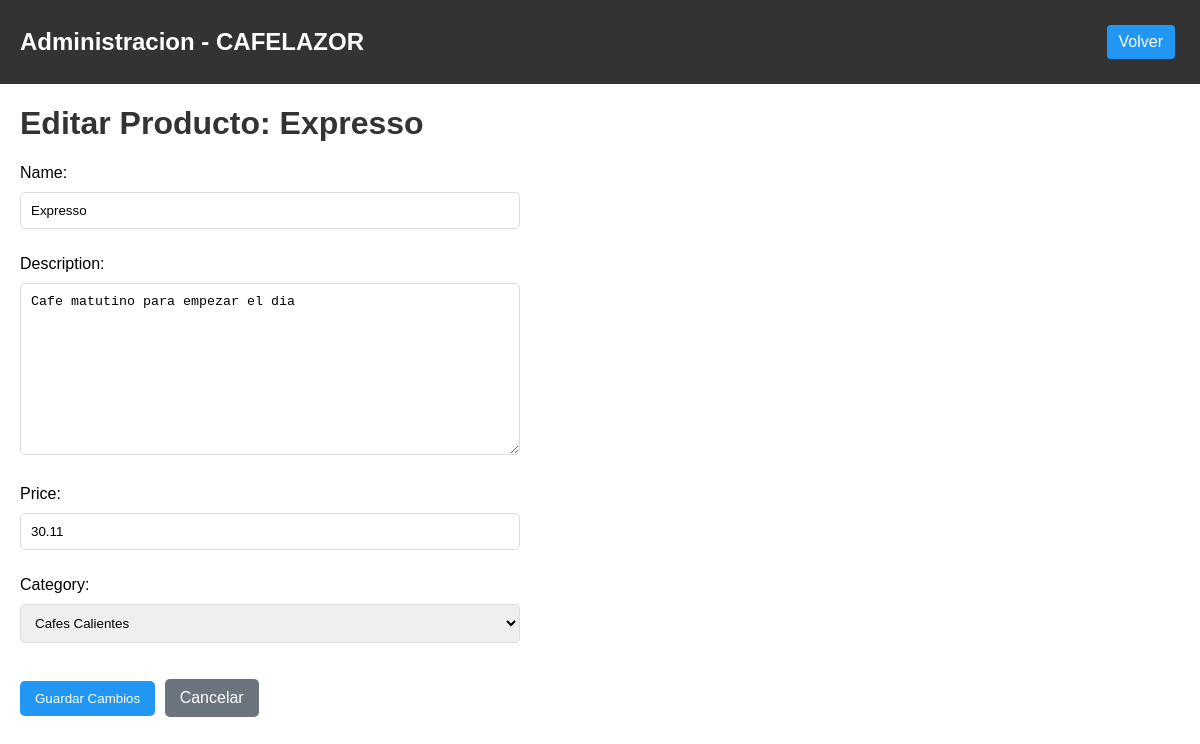
Page /edit/1/ on the committed database.
### appcafe/models.py (models this page shows, shortened)
class Cafe(models.Model):
    CATEGORY_CHOICES = [
        ('hot', 'Cafes Calientes'),
        ('cold', 'Cafes Frios'),
        ('desserts', 'Postres'),
        ('sandwiches', 'Sandwiches'),
        ('promotions', 'Promociones'),
    ]
    name = models.CharField(max_length=100)
    description = models.TextField()
    price = models.DecimalField(max_digits=5, decimal_places=2)
    category = models.CharField(max_length=20, choices=CATEGORY_CHOICES, default='hot')

### appcafe/views.py (the view)
# urls.py: path('edit/<int:cafe_id>/', views.edit_cafe, name='edit_cafe'),
def edit_cafe(request, cafe_id):
    cafe = Cafe.objects.get(id=cafe_id)
    if request.method == 'POST':
        form = ProductForm(request.POST, instance=cafe)
        if form.is_valid():
            form.save()
            return redirect('cafe_list')
    else:
        form = ProductForm(instance=cafe)
    return render(request, 'edit_cafe.html', {'form': form, 'cafe': cafe})

### appcafe/forms.py
class ProductForm(forms.ModelForm):
    class Meta:
        model = Cafe
        fields = ['name', 'description', 'price', 'category']

### appcafe/templates/edit_cafe.html (shortened to what this page needs)
<!DOCTYPE html>
<html lang="es">
<head>
</head>
<body>
    <header class="admin-header">
        <div class="logo">Administracion - CAFELAZOR</div>
        <div class="header-links">
            <a href="{% url 'cafe_list' %}" class="btn-login">Volver</a>
        </div>
    </header>
    <div class="content">
        <h1>Editar Producto: {{ cafe.name }}</h1>
        <form method="post" enctype="multipart/form-data">
            {{ form.as_p }}
            <button type="submit">Guardar Cambios</button>
            <a href="{% url 'cafe_list' %}" class="btn-back">Cancelar</a>
        </form>
    </div>
</body>
</html>

### appcafe/templates/edit_cafe.html (style rules this page uses)
body { font-family: Arial, sans-serif; margin: 0; }
.admin-header { background-color: #333; color: white; padding: 15px 20px; display: flex; justify-content: space-between; align-items: center; }
.logo { font-size: 24px; font-weight: bold; }
.header-links { display: flex; gap: 15px; align-items: center; }
.btn-login { color: white; text-decoration: none; padding: 8px 12px; background-color: #2196F3; border-radius: 4px; }
.content { margin: 20px; }
form { max-width: 500px; margin: 20px 0; }
input, textarea, select { width: 100%; padding: 10px; margin: 10px 0; border: 1px solid #ddd; border-radius: 5px; box-sizing: border-box; }
button, a { padding: 10px 15px; margin: 10px 5px 10px 0; border: none; border-radius: 5px; cursor: pointer; text-decoration: none; display: inline-block; }
button[type="submit"] { background-color: #2196F3; color: white; }
.btn-back { background-color: #6c757d; color: white; }
h1 { color: #333; }

### rows in the picture
Cafe: name "Expresso", description "Cafe matutino para empezar el dia", price "30.11", category "Cafes Calientes"
